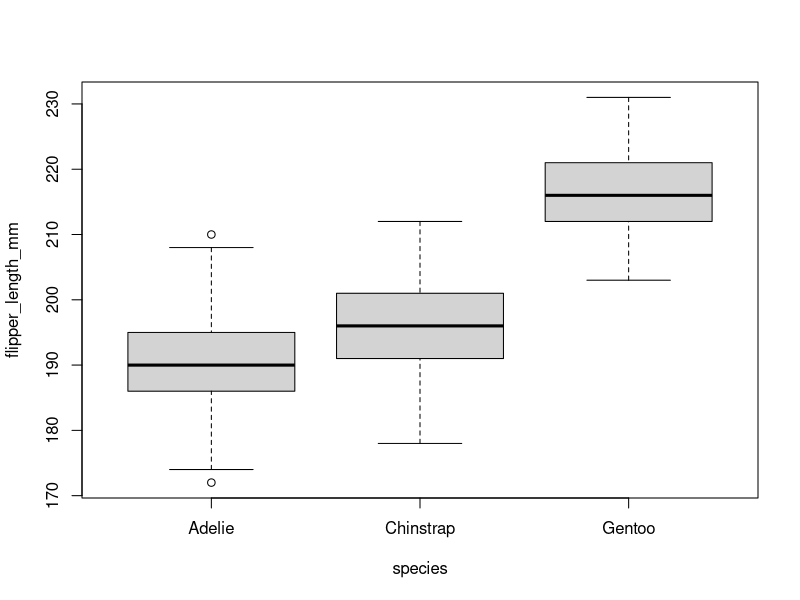

Generate this figure with R:
## ---- chunk 1
require(palmerpenguins)

aggregate(penguins$flipper_length_mm,
          list(penguins$species),
          FUN=mean,na.rm=TRUE)

## ---- chunk 2

aggregate(flipper_length_mm~species,
          data=penguins,
          FUN=mean,na.rm=TRUE)

boxplot(flipper_length_mm~species,
          data=penguins)


